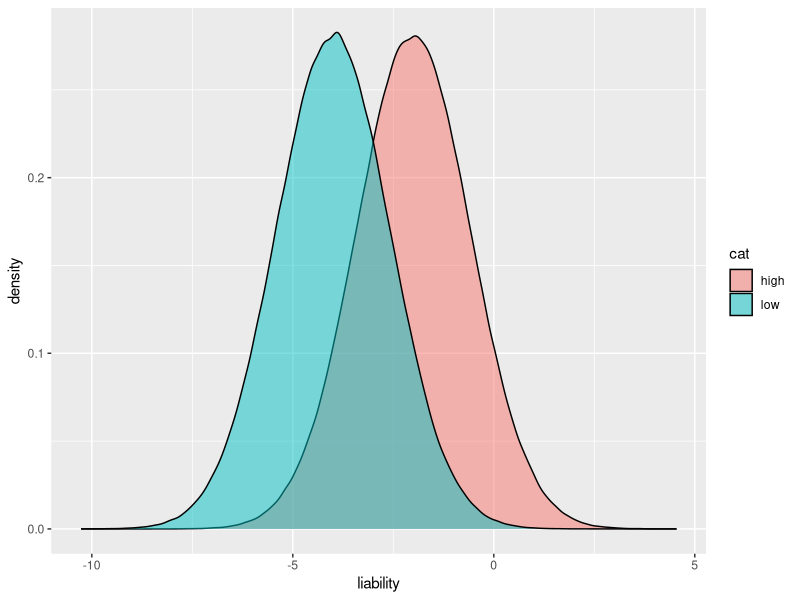

Generate this figure with R: (Note: this script raises an error after producing the figure.)
## ---- chunk 1
library(dplyr)
library(tidyr)
library(ggplot2)
## ---- chunk 2
n <- 10000

dat <- bind_rows(
    tibble(
        envir = rbinom(n, 1, 0) * 10,
        cancer = rbinom(n, 1, plogis(-1.9 + envir)),
        cat="low"
    ),
    tibble(
        envir = rbinom(n, 1, 0.8) * 10,
        cancer = rbinom(n, 1, plogis(-1.9 + envir)),
        cat="high"
    )
) 

cor(dat$envir[dat$cat=="high"], dat$cancer[dat$cat=="high"])^2
cor(dat$envir, dat$cancer)^2

dat %>%
    group_by(cat) %>%
    summarise(prev_cancer = sum(cancer) / n(), mean_env = mean(envir))
## ---- chunk 3
dat <- bind_rows(
    tibble(
        envir = rbinom(n, 1, 0) * 10,
        g = rnorm(n),
        cancer = rbinom(n, 1, plogis(-1.9 + envir + g*10)),
        cat="low"
    ),
    tibble(
        envir = rbinom(n, 1, 0.8) * 10,
        g = rnorm(n),
        cancer = rbinom(n, 1, plogis(-1.9 + envir + g*10)),
        cat="high"
    )
) 
cor(dat$g[dat$cat=="high"], dat$cancer[dat$cat=="high"])^2
dat %>%
    group_by(cat) %>%
    summarise(prev_cancer = sum(cancer) / n(), mean_env = mean(envir))

## ---- chunk 4
dat <- bind_rows(
    tibble(
        g = rnorm(n),
        e = rnorm(n, sd=1),
        envir = rbinom(n, 1, plogis(g + e)) * 10,
        cancer = rbinom(n, 1, plogis(-1.9 + envir)),
        cat="low"
    ),
    tibble(
        g = rnorm(n),
        e = rnorm(n, sd=10),
        envir = rbinom(n, 1, plogis(g + e)) * 10,
        cancer = rbinom(n, 1, plogis(-1.9 + envir)),
        cat="high"
    )
) 
cor(dat$g[dat$cat=="high"], dat$cancer[dat$cat=="high"])^2
dat %>%
    group_by(cat) %>%
    summarise(prev_cancer = sum(cancer) / n(), mean_env = mean(envir))
## ---- chunk 5
dat <- bind_rows(
    tibble(
        g = rbeta(n, 3, 1),
        accessibility = rbinom(n, 1, 0.001),
        envir = rbinom(n, 1, g * accessibility),
        cancer = rbinom(n, 1, plogis(-1.9 + envir * 10)),
        cat="low"
    ),
    tibble(
        g = rbeta(n, 3, 1),
        accessibility = rbinom(n, 1, 0.999),
        envir = rbinom(n, 1, g * accessibility),
        cancer = rbinom(n, 1, plogis(-1.9 + envir * 10)),
        cat="high"
    )
) 
cor(dat$g[dat$cat=="high"], dat$cancer[dat$cat=="high"])^2
cor(dat$g[dat$cat=="low"], dat$cancer[dat$cat=="low"])^2
dat %>%
    group_by(cat) %>%
    summarise(prev_cancer = sum(cancer) / n(), mean_env = mean(envir), mean_acc=mean(accessibility), mean_env_p = mean(plogis(envir)))
## ---- chunk 6
n <- 1000000
dat <- bind_rows(
    tibble(
        g = rnorm(n, sd=1),
        e = rnorm(n, sd=1),
        smoking = 2,
        liability = -4 + g + e + smoking,
        cancer = rbinom(n, 1, plogis(liability)),
        cat="high"
    ),
    tibble(
        g = rnorm(n, sd=1),
        e = rnorm(n, sd=1),
        smoking = 0,
        liability = -4 + g + e + smoking,
        cancer = rbinom(n, 1, plogis(liability)),
        cat="low"
    ),
)

group_by(dat, cat) %>%
    summarise(
        prev_cancer = sum(cancer) / n(),
        mean_g = mean(g),
        mean_e = mean(e),
        mean_smoking = mean(smoking),
        mean_liability = mean(liability),
        h2 = cor(g, liability)^2,
        h2obs = cor(g, cancer)^2,
    )

cor(dat$cancer, dat$g)^2
cor(dat$smoking, dat$cancer)^2

ggplot(dat, aes(x=liability)) +
geom_density(aes(fill=cat), alpha=0.5)
## ---- chunk 7
make_families <- function(af, nfam, beta) {
	nsnp <- length(af)
	dads <- matrix(0, nfam, nsnp)
	mums <- matrix(0, nfam, nsnp)
	sibs1 <- matrix(0, nfam, nsnp)
	sibs2 <- matrix(0, nfam, nsnp)
    sibs3 <- matrix(0, nfam, nsnp)
	for(i in 1:nsnp)
	{
		dad1 <- rbinom(nfam, 1, af[i]) + 1
		dad2 <- (rbinom(nfam, 1, af[i]) + 1) * -1
		mum1 <- rbinom(nfam, 1, af[i]) + 1
		mum2 <- (rbinom(nfam, 1, af[i]) + 1) * -1

		dadindex <- sample(c(TRUE, FALSE), nfam, replace=TRUE)
		dadh <- rep(NA, nfam)
		dadh[dadindex] <- dad1[dadindex]
		dadh[!dadindex] <- dad2[!dadindex]

		mumindex <- sample(c(TRUE, FALSE), nfam, replace=TRUE)
		mumh <- rep(NA, nfam)
		mumh[mumindex] <- mum1[mumindex]
		mumh[!mumindex] <- mum2[!mumindex]

		sib1 <- cbind(dadh, mumh)

		dadindex <- sample(c(TRUE, FALSE), nfam, replace=TRUE)
		dadh <- rep(NA, nfam)
		dadh[dadindex] <- dad1[dadindex]
		dadh[!dadindex] <- dad2[!dadindex]

		mumindex <- sample(c(TRUE, FALSE), nfam, replace=TRUE)
		mumh <- rep(NA, nfam)
		mumh[mumindex] <- mum1[mumindex]
		mumh[!mumindex] <- mum2[!mumindex]

		sib2 <- cbind(dadh, mumh)

		sibs1[,i] <- rowSums(abs(sib1) - 1)
		sibs2[,i] <- rowSums(abs(sib2) - 1)
	}

    sdat <- bind_rows(
        tibble(fid = 1:nfam, iid = paste0(1:nfam, "a"), prs = drop(sibs1 %*% beta)),
        tibble(fid = 1:nfam, iid = paste0(1:nfam, "b"), prs = drop(sibs2 %*% beta))
    )
    return(sdat)
}
## ---- chunk 8
make_twins <- function(nmz, ndz, nsnp, bsd) {
    af <- runif(nsnp, 0.01, 0.99)
    b <- rnorm(nsnp, sd=bsd)
    g <- sapply(af, function(x) rbinom(nmz, 2, x))
    prs <- drop(g %*% b)
    dim(g)
    mz <- tibble(
        fid = c(1:nmz, 1:nmz),
        iid = c(paste0(1:nmz, "a"), paste0(1:nmz, "b")),
        prs = c(prs, prs),
        what = "mz"
    )

    dz <- make_families(af, ndz, b) %>% mutate(what="dz")
    bind_rows(mz, dz)
}
## ---- chunk 9
gx_to_gp <- function(gx, h2x, prev) {
	x_prime <- qnorm(prev, 0, 1, lower.tail=FALSE)
	p <- pnorm(x_prime, mean=gx, sd = 1 - sqrt(h2x), lower.tail=FALSE)
	return(p)
}
rbinom(100000, 1, gx_to_gp(rnorm(100000), 0.5, 0.014)) %>% table %>% prop.table
## ---- chunk 10
make_twins2 <- function(nmz, ndz, prev, h2) {
    mzg <- rnorm(nmz)
    dzg <- mvtnorm::rmvnorm(ndz, sigma=matrix(c(1,0.5,0.5,1), 2, 2))
    mz <- tibble(
        fid = paste(c(1:nmz, 1:nmz), "mz", sep="_"),
        iid = c(paste0(1:nmz, "a"), paste0(1:nmz, "b")),
        g = c(mzg, mzg),
        what = "mz"
    )
    dz <- tibble(
        fid = paste(c(1:ndz, 1:ndz), "dz", sep="_"),
        iid = c(paste0(1:ndz, "a"), paste0(1:ndz, "b")),
        g = c(dzg[,1], dzg[,2]),
        what = "dz"
    )
    d <- bind_rows(mz, dz) %>%
        mutate(
            p = gx_to_gp(g, h2, prev),
            cancer = rbinom(n(), 1, p)
        )
    return(d)
}
## ---- chunk 11
get_twin_h2 <- function(x) {
    a <- subset(x, grepl("a", iid))
    b <- subset(x, grepl("b", iid))
    ab <- inner_join(a, b, by=c("fid", "what"))
    ab %>% group_by(what) %>%
        summarise(
            cor = cor(cancer.x, cancer.y)
        ) %>% pivot_wider(names_from=what, values_from=cor) %>%
        mutate(h2 = 0.5 * (mz - dz))
}

get_twin_h2_binary <- function(x) {
    a <- subset(x, grepl("a", iid))
    b <- subset(x, grepl("b", iid))
    ab <- inner_join(a, b, by=c("fid", "what"))
    temp <- group_by(ab, what, cancer.x, cancer.y) %>% summarise(n=n()) %>% ungroup()
    temp %>% group_by(what) %>%
        mutate(
            cl = paste(cancer.x, cancer.y),
        ) %>%
        summarise(
            t = (n[cl=="1 1"] * n[cl=="0 0"] - n[cl=="1 0"] * n[cl == "0 1"]) / (n[cl=="1 1"] * n[cl=="0 0"] + n[cl=="1 0"] * n[cl == "0 1"])
        ) %>% ungroup() %>%
        summarise(h2 = 2 * (t[2]-t[1]))
}

get_twin_h2_falconer <- function(x) {
    qg <- subset(x, grepl("a", iid)) %>% summarise(prev = sum(cancer) / n()) %>% {.$prev}

    xg <- qnorm(1 - qg)

    fids_mz <- subset(x, what == "mz" & cancer == 1 & grepl("a", iid))$fid
    fids_dz <- subset(x, what == "dz" & cancer == 1 & grepl("a", iid))$fid

    x1 <- subset(x, (what == "mz" & fid %in% fids_mz) | (what == "dz" & fid %in% fids_dz))
    p <- x1 %>% group_by(what, fid) %>%
        summarise(c = sum(cancer)) %>%
        group_by(what, c) %>%
        summarise(n=n())
    print(p)
    
    xr <- p %>% group_by(what) %>%
        summarise(qr = n[2] / (n[2]+n[1]), xr = qnorm(1 - qr), N = sum(n))

    zg <- dnorm(xg)
    ag <- zg / qg
    
    xr <- xr %>% 
        mutate(
            xg,
            qg,
            zg,
            ag,
            b = (xg - xr) / ag, 
            r = case_when(what=="mz" ~ 1, what == "dz" ~ 0.5, TRUE ~ NA), 
            h2 = b / r,
            h2se = 1 / (b * ag^2) * sqrt((1-qr) / (qr * N))
        )
    xr
}
## ---- chunk 12
twins <- make_twins(100000, 100000, 100, 1)
twins
twins %>% group_by(what) %>% 
    summarise(mean_prs = mean(prs), sd_prs = sd(prs))

twins %>% filter(what == "mz") %>%
    mutate(sib = gsub("[0-9]", "", iid)) %>%
    select(fid, sib, g=prs) %>%
    pivot_wider(values_from=g, names_from=sib) %>% {cov(.[,-1])}

twins %>% filter(what == "dz") %>%
    mutate(sib = gsub("[0-9]", "", iid)) %>%
    select(fid, sib, g=prs) %>%
    pivot_wider(values_from=g, names_from=sib) %>% {cov(.[,-1])}
## ---- chunk 13
sd(twins$prs[1:1000])
## ---- chunk 14
twdat <- make_twins(1000000, 1000000, 100, 0.3)
twins <- twdat %>%
    rename(g=prs) %>%
    mutate(
        g = (g - mean(g))*2,
        e = rnorm(n(), sd=sd(g[1:1000])),
        cat = sample(0:1, n(), replace=TRUE),
        smoking = cat * 3.5,
        liability = -7 + g + e + smoking,
        cancer = rbinom(n(), 1, plogis(liability))
    )

twins
twins %>% filter(grepl("a", iid)) %>%
    group_by(cat) %>%
    summarise(prev = sum(cancer) / n())

group_by(twins, cat) %>%
    summarise(
        prev_cancer = sum(cancer) / n(),
        mean_g = mean(g),
        mean_e = mean(e),
        mean_smoking = mean(smoking),
        mean_liability = mean(liability),
        h2 = cor(g, liability)^2,
        h2obs = cor(g, cancer)^2
    ) %>% str

group_by(twins, cat) %>%
    do({
        tibble(
            h2twin = get_twin_h2(.)$h2,
            h2twin2 = get_twin_h2_binary(.)$h2
        )
    })

get_twin_h2_binary(twins)

twins %>%
    summarise(
        prev_cancer = sum(cancer) / n(),
        mean_g = mean(g),
        mean_e = mean(e),
        mean_smoking = mean(smoking),
        mean_liability = mean(liability),
        h2 = cor(g, liability)^2,
        h2obs = cor(g, cancer)^2,
        h2twin = get_twin_h2(.)$h2,
        h2twin2 = get_twin_h2_binary(.)$h2,
    ) %>% str

group_by(twins, cat) %>%
    do({
        tibble(
            h2twin = get_twin_h2(.)$h2,
            h2twin2 = get_twin_h2_binary(.)$h2
        )
    })

group_by(twins, cat) %>%
    do({
        print(.)
        get_twin_h2_falconer(.)
    }) %>% str

get_twin_h2_falconer(twins) %>% str

get_twin_h2_falconer(twins %>% filter(cat == 1)) %>% str


## ---- chunk 15
twins$fid <- paste(twins$fid, twins$what, sep="_")
kid <- twins %>% subset(cancer & !duplicated(fid)) %>% {.$fid}
twins_proband <- twins %>% filter(fid %in% kid) %>% arrange(desc(cancer)) %>% mutate(proband = !duplicated(fid)) 
twins_proband %>% group_by(proband) %>% summarise(n=n(), nc=sum(cancer))

mean(twins$liability)
mean(twins_proband$liability)
mean(twins_proband$liability[twins_proband$proband])
mean(twins_proband$liability[!twins_proband$proband])
sum(twins$cancer)/nrow(twins)
sum(twins_proband$cancer)/nrow(twins_proband)
sum(twins_proband$cancer[!twins_proband$proband])/sum(!twins_proband$proband)
## ---- chunk 16
tw <- bind_rows(
    make_twins2(100000, 100000, 0.005, 0.2) %>% mutate(cat = 0),
    make_twins2(100000, 100000, 0.15, 0.2) %>% mutate(cat = 1)
)
tw %>% group_by(cat) %>%
    filter(what == "mz" & !duplicated(fid)) %>%
    summarise(
        prev = sum(cancer) / n(),
        mean_g = mean(g),
        h2 = cor(g, cancer)^2
    )


twins_proband %>% group_by(cat, proband) %>% 
    summarise(prev = sum(cancer)/n())

twins2 <- left_join(twins, twins_proband %>% select(fid, iid, proband), by=c("fid", "iid")) %>%
    mutate(proband = case_when(proband ~ "proband", !proband ~ "relative", is.na(proband) ~ "pop", TRUE ~ NA))
table(twins2$proband, twins2$cancer)

twins2 %>% group_by(cat, what) %>% 
    summarise(
        qg = sum(cancer)/n(),
        xg = qnorm(1 - qg),
        qr = sum(cancer[proband=="relative"])/sum(proband=="relative"),
        xr = qnorm(1 - qr),        
    )



## ---- chunk 17

## ---- chunk 18
sessionInfo()
